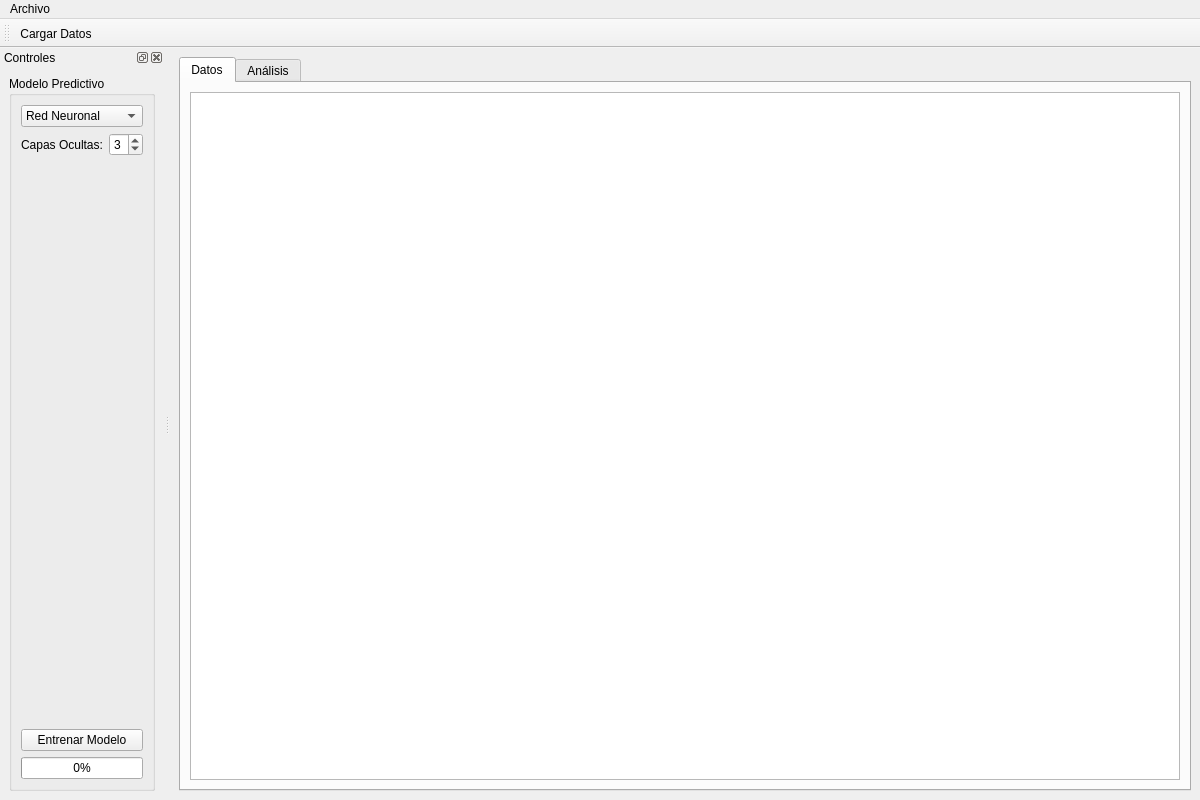
<?xml version="1.0" encoding="UTF-8"?>
<ui version="4.0">
 <class>MainWindow</class>
 <widget class="QMainWindow" name="MainWindow">
  <property name="geometry">
   <rect>
    <x>0</x>
    <y>0</y>
    <width>1200</width>
    <height>800</height>
   </rect>
  </property>
  <property name="windowTitle">
   <string>Analizador BAM - TFG</string>
  </property>
  <widget class="QWidget" name="centralwidget">
   <layout class="QVBoxLayout" name="verticalLayout">
    <item>
     <widget class="QTabWidget" name="tabWidget">
      <property name="currentIndex">
       <number>0</number>
      </property>
      <widget class="QWidget" name="tabData">
       <attribute name="title">
        <string>Datos</string>
       </attribute>
       <layout class="QVBoxLayout" name="verticalLayout_2">
        <item>
         <widget class="QTableView" name="tableView">
          <property name="alternatingRowColors">
           <bool>true</bool>
          </property>
         </widget>
        </item>
       </layout>
      </widget>
      <widget class="QWidget" name="tabAnalysis">
       <attribute name="title">
        <string>Análisis</string>
       </attribute>
       <layout class="QVBoxLayout" name="verticalLayout_3">
        <item>
         <widget class="QWidget" name="widgetGraph" native="true">
          <layout class="QVBoxLayout" name="graphLayout"/>
         </widget>

        </item>
       </layout>
      </widget>
     </widget>
    </item>
   </layout>
  </widget>
  <widget class="QDockWidget" name="dockControls">
   <property name="windowTitle">
    <string>Controles</string>
   </property>
   <attribute name="dockWidgetArea">
    <number>1</number>
   </attribute>
   <widget class="QWidget" name="dockWidgetContents">
    <layout class="QVBoxLayout" name="verticalLayout_4">
     <item>
      <widget class="QGroupBox" name="groupBox">
       <property name="title">
        <string>Modelo Predictivo</string>
       </property>
       <layout class="QVBoxLayout" name="verticalLayout_5">
        <item>
         <widget class="QComboBox" name="cmbModelType">
          <item>
           <property name="text">
            <string>Red Neuronal</string>
           </property>
          </item>
          <item>
           <property name="text">
            <string>Random Forest</string>
           </property>
          </item>
         </widget>
        </item>
        <item>
         <layout class="QFormLayout" name="formLayout">
          <item row="0" column="0">
           <widget class="QLabel" name="labelLayers">
            <property name="text">
             <string>Capas Ocultas:</string>
            </property>
           </widget>
          </item>
          <item row="0" column="1">
           <widget class="QSpinBox" name="spinLayers">
            <property name="minimum">
             <number>1</number>
            </property>
            <property name="maximum">
             <number>5</number>
            </property>
            <property name="value">
             <number>3</number>
            </property>
           </widget>
          </item>
         </layout>
        </item>
        <item>
         <widget class="QPushButton" name="btnTrain">
          <property name="text">
           <string>Entrenar Modelo</string>
          </property>
         </widget>
        </item>
        <item>
         <widget class="QProgressBar" name="progressBar">
          <property name="value">
           <number>0</number>
          </property>
         </widget>
        </item>
       </layout>
      </widget>
     </item>
    </layout>
   </widget>
  </widget>
  <widget class="QMenuBar" name="menubar">
   <property name="geometry">
    <rect>
     <x>0</x>
     <y>0</y>
     <width>1200</width>
     <height>24</height>
    </rect>
   </property>
   <widget class="QMenu" name="menuArchivo">
    <property name="title">
     <string>Archivo</string>
    </property>
    <addaction name="actionLoadData"/>
   </widget>
   <addaction name="menuArchivo"/>
  </widget>
  <widget class="QToolBar" name="toolBar">
   <property name="windowTitle">
    <string>Herramientas</string>
   </property>
   <attribute name="toolBarArea">
    <enum>TopToolBarArea</enum>
   </attribute>
   <attribute name="toolBarBreak">
    <bool>false</bool>
   </attribute>
   <addaction name="actionLoadData"/>
  </widget>
  <action name="actionLoadData">
   <property name="text">
    <string>Cargar Datos</string>
   </property>
  </action>
 </widget>
 <resources/>
 <connections/>
</ui>
